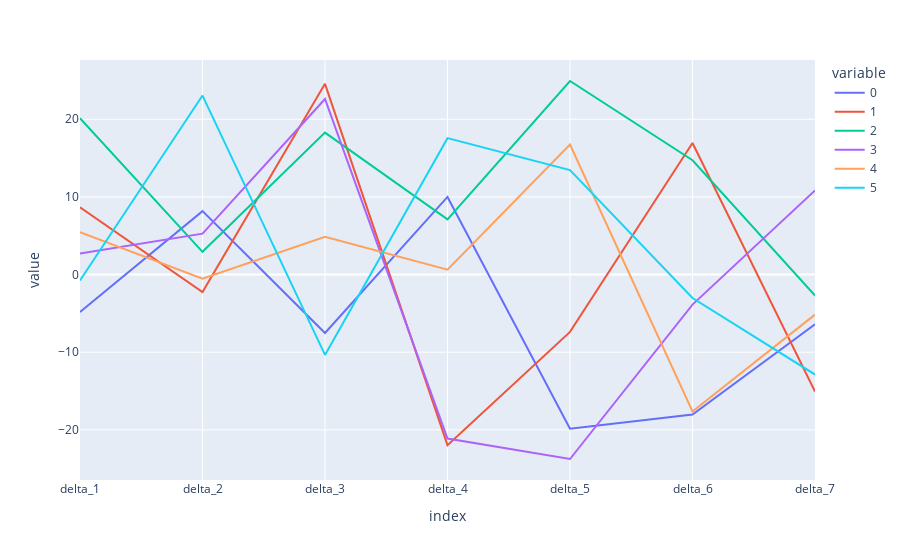

Here is the notebook cell this chart was saved with:
### Code cell
import plotly.express as px

px.line(performance.iloc[:,-7:].T)

### Figure 1 — Plotly figure (JSON) as saved in the notebook; plotly's stock layout.template omitted (floating-point values rounded to 4 significant figures)
{"data": [{"hovertemplate": "variable=0<br>index=%{x}<br>value=%{y}<extra></extra>", "legendgroup": "0", "line": {"color": "#636efa", "dash": "solid"}, "marker": {"symbol": "circle"}, "mode": "lines", "name": "0", "orientation": "v", "showlegend": true, "type": "scatter", "x": ["delta_1", "delta_2", "delta_3", "delta_4", "delta_5", "delta_6", "delta_7"], "xaxis": "x", "y": [-4.818, 8.173, -7.517, 9.996, -19.85, -18.02, -6.401], "yaxis": "y"}, {"hovertemplate": "variable=1<br>index=%{x}<br>value=%{y}<extra></extra>", "legendgroup": "1", "line": {"color": "#EF553B", "dash": "solid"}, "marker": {"symbol": "circle"}, "mode": "lines", "name": "1", "orientation": "v", "showlegend": true, "type": "scatter", "x": ["delta_1", "delta_2", "delta_3", "delta_4", "delta_5", "delta_6", "delta_7"], "xaxis": "x", "y": [8.669, -2.259, 24.56, -21.98, -7.387, 16.94, -15.06], "yaxis": "y"}, {"hovertemplate": "variable=2<br>index=%{x}<br>value=%{y}<extra></extra>", "legendgroup": "2", "line": {"color": "#00cc96", "dash": "solid"}, "marker": {"symbol": "circle"}, "mode": "lines", "name": "2", "orientation": "v", "showlegend": true, "type": "scatter", "x": ["delta_1", "delta_2", "delta_3", "delta_4", "delta_5", "delta_6", "delta_7"], "xaxis": "x", "y": [20.13, 2.931, 18.29, 7.103, 24.93, 14.73, -2.696], "yaxis": "y"}, {"hovertemplate": "variable=3<br>index=%{x}<br>value=%{y}<extra></extra>", "legendgroup": "3", "line": {"color": "#ab63fa", "dash": "solid"}, "marker": {"symbol": "circle"}, "mode": "lines", "name": "3", "orientation": "v", "showlegend": true, "type": "scatter", "x": ["delta_1", "delta_2", "delta_3", "delta_4", "delta_5", "delta_6", "delta_7"], "xaxis": "x", "y": [2.724, 5.268, 22.62, -21.12, -23.76, -3.867, 10.84], "yaxis": "y"}, {"hovertemplate": "variable=4<br>index=%{x}<br>value=%{y}<extra></extra>", "legendgroup": "4", "line": {"color": "#FFA15A", "dash": "solid"}, "marker": {"symbol": "circle"}, "mode": "lines", "name": "4", "orientation": "v", "showlegend": true, "type": "scatter", "x": ["delta_1", "delta_2", "delta_3", "delta_4", "delta_5", "delta_6", "delta_7"], "xaxis": "x", "y": [5.473, -0.5452, 4.862, 0.6238, 16.74, -17.64, -5.162], "yaxis": "y"}, {"hovertemplate": "variable=5<br>index=%{x}<br>value=%{y}<extra></extra>", "legendgroup": "5", "line": {"color": "#19d3f3", "dash": "solid"}, "marker": {"symbol": "circle"}, "mode": "lines", "name": "5", "orientation": "v", "showlegend": true, "type": "scatter", "x": ["delta_1", "delta_2", "delta_3", "delta_4", "delta_5", "delta_6", "delta_7"], "xaxis": "x", "y": [-0.769, 23.05, -10.35, 17.57, 13.45, -3.027, -12.88], "yaxis": "y"}], "layout": {"legend": {"title": {"text": "variable"}, "tracegroupgap": 0}, "margin": {"t": 60}, "xaxis": {"anchor": "y", "domain": [0, 1], "title": {"text": "index"}}, "yaxis": {"anchor": "x", "domain": [0, 1], "title": {"text": "value"}}}}
